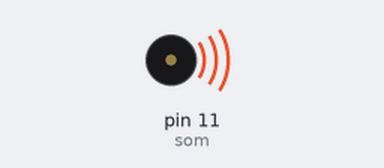
This sketch was run on a simulated Arduino Uno, built with avr-gcc and run on an emulated ATmega328P. On the bench: buzzer (waves = sounding).

Above: at 0.07 s.
Timing chart, 0 to 3.0 s (numbered marks = the images above):
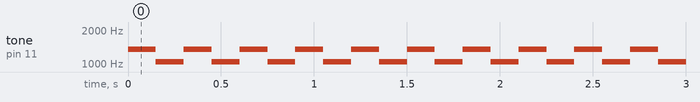

The sketch:

sirene__meu_codigo_.ino
```cpp
#define som 11

void setup() {
  pinMode(som, OUTPUT);

}

void loop() {
    tone(som, 1350);
    delay(150);
    tone(som, 1050);
    delay(150);
  }
```

Measured:
- by itself, tone on pin 11 (som): alternates 1350 Hz for 0.15 s and 1050 Hz for 0.15 s
